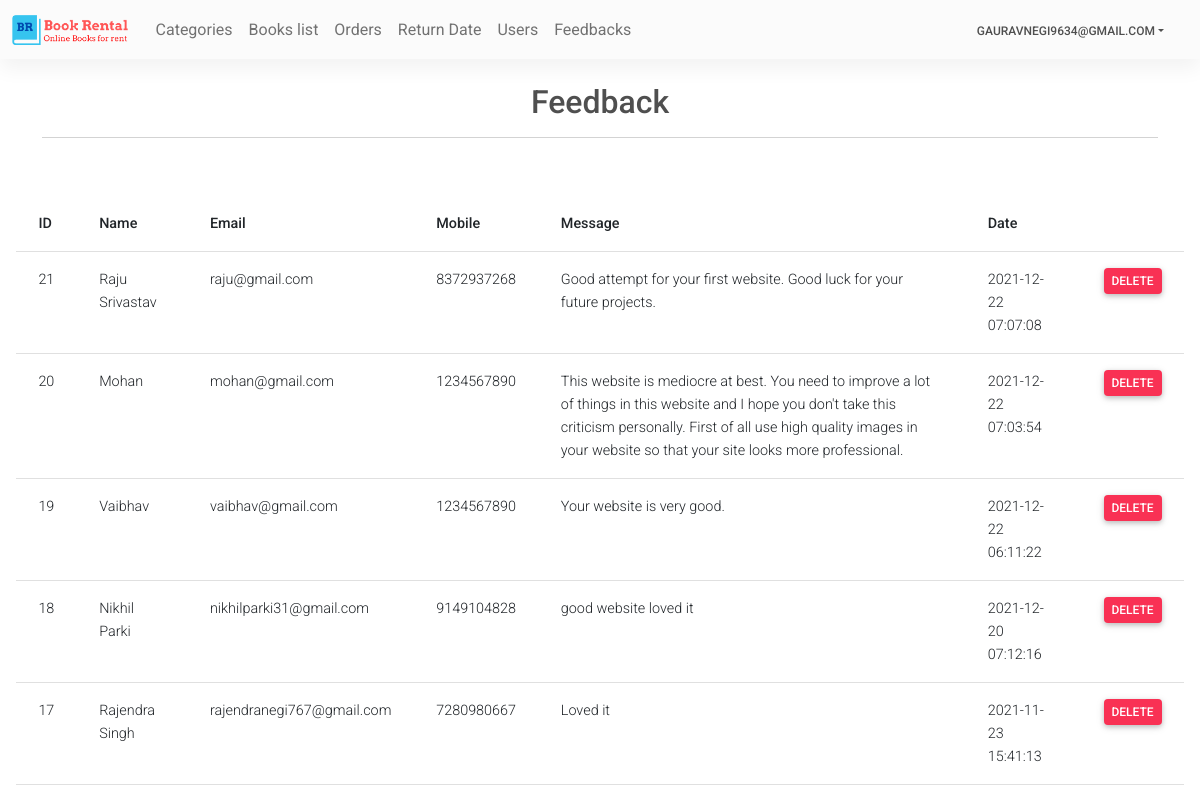
The page /Admin/feedback.php (signed in) on the database its author committed.
### tables this page shows
CREATE TABLE `contact_us` (
  `id` int(11) NOT NULL,
  `name` varchar(70) NOT NULL,
  `email` varchar(70) NOT NULL,
  `mobile` bigint(10) NOT NULL,
  `message` text NOT NULL,
  `date` datetime DEFAULT NULL
);

### Admin/feedback.php (the view, shortened to what this page needs)
<?php
require('topNav.php');
$sql = "select * from contact_us order by id desc";
$res = mysqli_query($con, $sql);
?>
<main>
    <div class="container pt-4">
        <h4 class="fs-2 text-center ">Feedback</h4>
        <hr>
        <br>
    </div>
    <div class="card-body">
        <table class="table">
            <thead>
                <tr>
                    <th>ID</th>
                    <th>Name</th>
                    <th>Email</th>
                    <th>Mobile</th>
                    <th>Message</th>
                    <th>Date</th>
                    <th></th>
                </tr>
            </thead>
            <tbody>
                <?php
        while ($row = mysqli_fetch_assoc($res)) { ?>
                <tr>
                    <td> <?php echo $row['id'] ?> </td>
                    <td> <?php echo $row['name'] ?> </td>
                    <td> <?php echo $row['email'] ?> </td>
                    <td> <?php echo $row['mobile'] ?> </td>
                    <td> <?php echo $row['message'] ?> </td>
                    <td> <?php echo $row['date'] ?> </td>
                    <td> <?php echo "<a class='link-white btn btn-danger px-2 py-1' href='?type=delete&id=" . $row['id'] .
                    "'>Delete</a>"; ?>
                    </td>
                </tr>
                <?php } ?>
            </tbody>
        </table>
    </div>
</main>
</body>
</html>

### rows shown on the page
contact_us: id "21", name "Raju Srivastav", email "raju@gmail.com", mobile "8372937268", message "Good attempt for your first website. Good luck for your future projects.", date "2021-12-22 07:07:08"
contact_us: id "20", name "Mohan", email "mohan@gmail.com", mobile "1234567890", message "This website is mediocre at best. You need to improve a lot of things in this website and I hope you don't take this criticism personally. First of all use high quality images in your website so that your site looks more professional.", date "2021-12-22 07:03:54"
contact_us: id "19", name "Vaibhav", email "vaibhav@gmail.com", mobile "1234567890", message "Your website is very good.", date "2021-12-22 06:11:22"
contact_us: id "18", name "Nikhil Parki", email "nikhilparki31@gmail.com", mobile "9149104828", message "good website loved it", date "2021-12-20 07:12:16"
contact_us: id "17", name "Rajendra Singh", email "rajendranegi767@gmail.com", mobile "7280980667", message "Loved it", date "2021-11-23 15:41:13"

### other values the page prints
$userName "GAURAVNEGI9634@GMAIL.COM"
